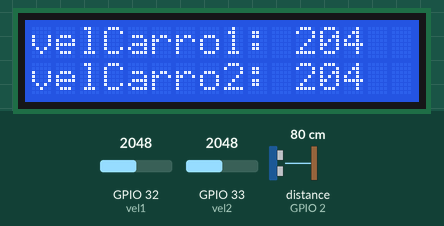
This sketch was run on a simulated ESP32. Parts: 16×2 character LCD. Wiring (inferred from the names in the program): ultrasonic range finder: trigger GPIO 4; echo GPIO 2. The test bench sets the inputs (shaded band); at power-on: GPIO 32 (vel1) = 2048, GPIO 33 (vel2) = 2048, distance to the obstacle (sensor on GPIO 2) 80 cm. The echo pulse lasts 58.3 µs per cm; WiFi joins after 1.5 s; servers stay silent unless stated; no MQTT or app messages arrive unless stated; what the sketch prints to the serial monitor is not drawn.

Above: at 2.8 s.
2.9 s: GPIO 32 (vel1) set to 2866
At 4.4 s:
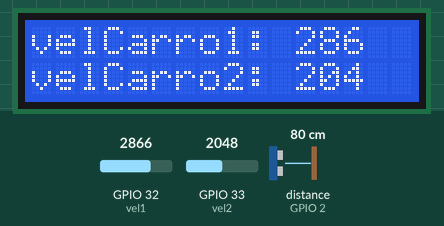
4.7 s: GPIO 33 (vel2) set to 2866
At 5.5 s:
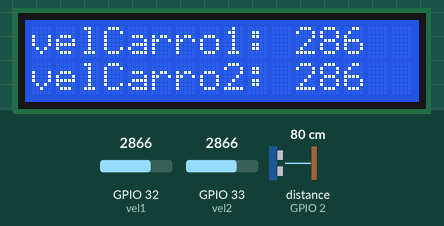
6.5 s: GPIO 32 (vel1) set to 3603
At 8.0 s:
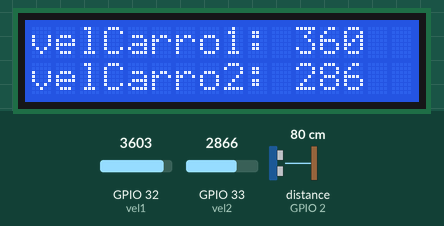
8.3 s: distance to the obstacle (sensor on GPIO 2) set to 60 cm
11.3 s: GPIO 33 (vel2) set to 3603
At 12.7 s:
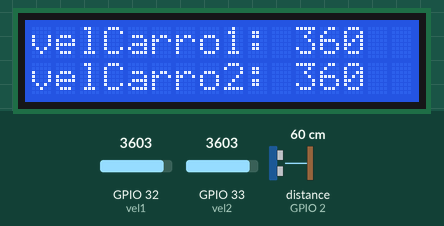
13.1 s: GPIO 32 (vel1) set to 4095
At 13.8 s:
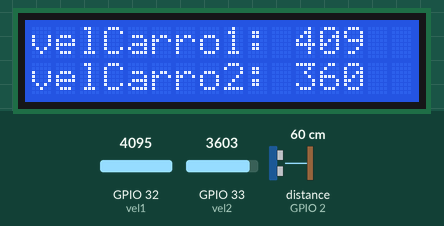
Timing chart, 0 to 15.7 s (numbered marks = the images above; inputs shaded):
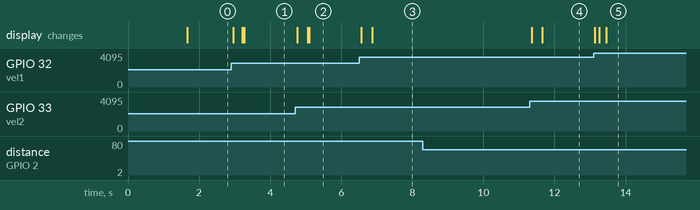

The sketch:

code.ino
```cpp
#include <LiquidCrystal_I2C.h>
#include <Wire.h>
#include <PubSubClient.h>
#include <WiFi.h>

// Configurações Wi-Fi e MQTT
const char* default_SSID = "Wokwi-GUEST";
const char* default_PASSWORD = "";
const char* default_BROKER_MQTT = "20.206.249.58";
const int default_BROKER_PORT = 1883;
const char* TOPICO_VELOCIDADE_CARRO1 = "/TEF/fiware_carros_monitor/attrs/speed1";
const char* TOPICO_VELOCIDADE_CARRO2 = "/TEF/fiware_carros_monitor/attrs/speed2";
const char* TOPICO_ULTRAPASSAGEM = "/TEF/fiware_carros_monitor/attrs/ultrapassagem1";
const char* TOPICO_ULTRAPASSAGEM2 = "/TEF/fiware_carros_monitor/attrs/ultrapassagem2";
const char* ID_MQTT = "fiware_carros_monitor";

const int vel1 = 32;
const int vel2 = 33;
int speed1 = 0;
int speed2 = 0;
const int echoPin = 2; // Pino (D2) Recebe a informação de volta
const int trigPin = 4; // Pino (D4) Envia o sinal

// Contadores de ultrapassagens
int ultrapassagem1 = 0;
int ultrapassagem2 = 0;

// Inicialização dos LCDs
LiquidCrystal_I2C lcd(0x27, 16, 2); // I2C address 0x27, 16 column and 2 rows

// Número máximo de leituras a armazenar
const int maxLeituras = 10;

// Índice controlador dos arrays
int indice = 0;

// Arrays para armazenar leituras de velocidade e distância
int leituras_vel1[maxLeituras];
int leituras_vel2[maxLeituras];
long distancias[maxLeituras];

// Arrays para armazenar as médias móveis
int mediaMovelVelCarro1[10];
int mediaMovelVelCarro2[10];
int contagemLeituras = 0; // CONTADOR DE LEITURAS

// Variáveis de tempo
unsigned long previousMillis = 0; // Tempo anterior para intervalos
const long interval = 2000; // Intervalo em milissegundos (2 segundos)

WiFiClient espClient;
PubSubClient MQTT(espClient);

void setup() {
    Serial.begin(9600);
    pinMode(trigPin, OUTPUT);
    pinMode(echoPin, INPUT);
    pinMode(26, INPUT);
    pinMode(25, INPUT);

    lcd.init();
    lcd.backlight();

    initWiFi();
    initMQTT();
}

void loop() {
    VerificaConexoesEMQTT();
    unsigned long currentMillis = millis(); // Pega o tempo atual
    long duration;
    long distance;

    speed1 = analogRead(vel1) / 10;
    speed2 = analogRead(vel2) / 10;

    // Medição da distância
    digitalWrite(trigPin, LOW);
    delayMicroseconds(4);
    digitalWrite(trigPin, HIGH);
    delayMicroseconds(10);
    digitalWrite(trigPin, LOW);
    duration = pulseIn(echoPin, HIGH);
    distance = duration / 58.31;

    // Armazenamento das velocidades e distância nos arrays
    if (indice < maxLeituras) {
        leituras_vel1[indice] = speed1;
        leituras_vel2[indice] = speed2;
        distancias[indice] = distance;
        indice++;
    } else {
        indice = 0; // Reset do índice quando chega ao máximo
    }

    // Adiciona as leituras de velocidade à média móvel
    for (int i = 9; i > 0; i--) {
        mediaMovelVelCarro1[i] = mediaMovelVelCarro1[i - 1];
        mediaMovelVelCarro2[i] = mediaMovelVelCarro2[i - 1];
    }

    mediaMovelVelCarro1[0] = speed1;
    mediaMovelVelCarro2[0] = speed2;
    contagemLeituras++;

    // Verifica se foram feitas 10 leituras
    if (contagemLeituras >= 10) {
        int somaVelCarro1 = 0;
        int somaVelCarro2 = 0;
        for (int i = 0; i < 10; i++) {
            somaVelCarro1 += mediaMovelVelCarro1[i];
            somaVelCarro2 += mediaMovelVelCarro2[i];
        }
        speed1 = somaVelCarro1 / 10;
        speed2 = somaVelCarro2 / 10;
    }

    int chanceultrapassagem = 0;

    // Verificação de ultrapassagem com base na média móvel
    if ((speed1 >= 1.3 * speed2 || speed2 >= 1.3 * speed1) && distance < 400) {
        chanceultrapassagem = 1;
    }

    // Confirmação da chance de ultrapassagem (ocorre somente se passaram-se 1s desde a última)
    if (currentMillis - previousMillis >= interval && chanceultrapassagem == 1) {
        previousMillis = currentMillis; // Salva o tempo atual na variável previousMillis
        if (distance == 2 && speed1 >= 1.3 * speed2) {
            ultrapassagem1++;
            Serial.println("O corredor (1) fez uma ultrapassagem!");
            Serial.print("Ultrapassagens do carro (1): ");
            Serial.println(ultrapassagem1);
        }
        if (distance == 2 && speed2 >= 1.3 * speed1) {
            ultrapassagem2++;
            Serial.println("O corredor (2) fez uma ultrapassagem!");
            Serial.print("Ultrapassagens do carro (2): ");
            Serial.println(ultrapassagem2);
        }
    }

    // Atualiza o LCD a cada iteração
    atualizarLCD();

    // Imprime os dados no Serial Monitor a cada 10 leituras
    if (indice == 0) {
        Serial.print("v1 = ");
        Serial.println(speed1);
        Serial.print("v2 = ");
        Serial.println(speed2);
        Serial.print("dist = ");
        Serial.println(distance);
        Serial.print("Ultrapassagens do carro 1: ");
        Serial.println(ultrapassagem1);
        Serial.print("Ultrapassagens do carro 2: ");
        Serial.println(ultrapassagem2);
    }

    publicarDadosMQTT();
    MQTT.loop();
}

void atualizarLCD() {
    lcd.setCursor(0, 0);
    lcd.print("velCarro1: ");
    lcd.print(speed1);  // Printa speed1
    lcd.setCursor(0, 1);
    lcd.print("velCarro2: ");
    lcd.print(speed2); // Printa speed2
}

void initWiFi() {
    delay(10);
    Serial.println("Conectando ao WiFi...");
    WiFi.begin(default_SSID, default_PASSWORD);
    while (WiFi.status() != WL_CONNECTED) {
        delay(500);
        Serial.print(".");
    }
    Serial.println("WiFi conectado.");
}

void initMQTT() {
    MQTT.setServer(default_BROKER_MQTT, default_BROKER_PORT);
    while (!MQTT.connected()) {
        Serial.print("Conectando ao broker MQTT...");
        if (MQTT.connect(ID_MQTT)) {
            Serial.println("Conectado!");
        } else {
            Serial.print("Falha na conexão. Estado: ");
            Serial.print(MQTT.state());
            delay(2000);
        }
    }
}

void publicarDadosMQTT() {
    char buffer[50];
    snprintf(buffer, sizeof(buffer), "{\"velocidade\": %d}", speed1);
    MQTT.publish(TOPICO_VELOCIDADE_CARRO1, buffer);

    snprintf(buffer, sizeof(buffer), "{\"velocidade\": %d}", speed2);
    MQTT.publish(TOPICO_VELOCIDADE_CARRO2, buffer);

    snprintf(buffer, sizeof(buffer), "{\"ultrapassagem_carro1\": %d}", ultrapassagem1);
    MQTT.publish(TOPICO_ULTRAPASSAGEM, buffer);

    snprintf(buffer, sizeof(buffer), "{\"ultrapassagem_carro2\": %d}", ultrapassagem2);
    MQTT.publish(TOPICO_ULTRAPASSAGEM2, buffer);
}

void VerificaConexoesEMQTT() {
    if (!MQTT.connected())
        reconnectMQTT();
}

void reconnectMQTT() {
    while (!MQTT.connected()) {
        Serial.print("* Tentando se conectar ao Broker MQTT: ");
        Serial.println(default_BROKER_MQTT);
        if (MQTT.connect(ID_MQTT)) {
            Serial.println("Conectado com sucesso ao broker MQTT!");
        } else {
            Serial.println("Falha ao reconectar no broker.");
        }
    }
}
```

Measured:
- after the input at 2.9 s, the display: first changes after 0.05 s (image 1 shows a later state)
- after the input at 4.7 s, the display: first changes after 0.06 s (image 2 shows a later state)
- after the input at 6.5 s, the display: first changes after 0.06 s (image 3 shows a later state)
- after the input at 8.3 s, every drawn part: stays the same
- after the input at 11.3 s, the display: first changes after 0.06 s (image 4 shows a later state)
- after the input at 13.1 s, the display: first changes at once (image 5 shows a later state)
